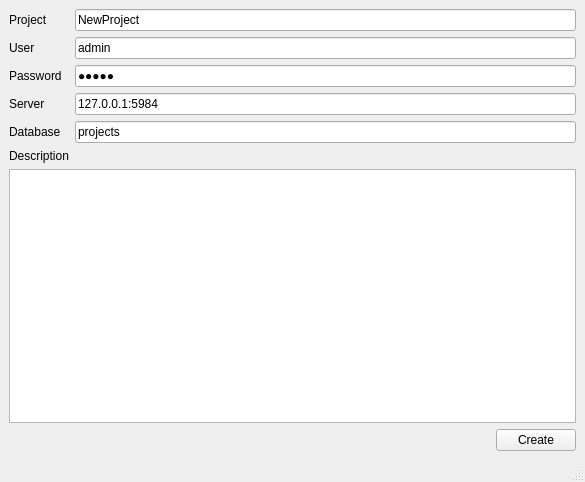
<?xml version="1.0" encoding="UTF-8"?>
<ui version="4.0">
 <class>MainWindow</class>
 <widget class="QMainWindow" name="MainWindow">
  <property name="geometry">
   <rect>
    <x>0</x>
    <y>0</y>
    <width>585</width>
    <height>482</height>
   </rect>
  </property>
  <property name="windowTitle">
   <string>Project creator</string>
  </property>
  <widget class="QWidget" name="centralwidget">
   <layout class="QVBoxLayout" name="verticalLayout_2">
    <item>
     <layout class="QVBoxLayout" name="verticalLayout">
      <item>
       <layout class="QHBoxLayout" name="horizontalLayout">
        <item>
         <widget class="QLabel" name="label_2">
          <property name="minimumSize">
           <size>
            <width>60</width>
            <height>0</height>
           </size>
          </property>
          <property name="text">
           <string>Project</string>
          </property>
         </widget>
        </item>
        <item>
         <widget class="QLineEdit" name="lineEdit">
          <property name="text">
           <string>NewProject</string>
          </property>
         </widget>
        </item>
       </layout>
      </item>
      <item>
       <layout class="QHBoxLayout" name="horizontalLayout_3">
        <item>
         <widget class="QLabel" name="label_3">
          <property name="minimumSize">
           <size>
            <width>60</width>
            <height>0</height>
           </size>
          </property>
          <property name="text">
           <string>User</string>
          </property>
         </widget>
        </item>
        <item>
         <widget class="QLineEdit" name="lineEdit_2">
          <property name="text">
           <string>admin</string>
          </property>
         </widget>
        </item>
       </layout>
      </item>
      <item>
       <layout class="QHBoxLayout" name="horizontalLayout_5">
        <item>
         <widget class="QLabel" name="label_4">
          <property name="minimumSize">
           <size>
            <width>60</width>
            <height>0</height>
           </size>
          </property>
          <property name="text">
           <string>Password</string>
          </property>
         </widget>
        </item>
        <item>
         <widget class="QLineEdit" name="lineEdit_3">
          <property name="text">
           <string>admin</string>
          </property>
          <property name="echoMode">
           <enum>QLineEdit::Password</enum>
          </property>
         </widget>
        </item>
       </layout>
      </item>
      <item>
       <layout class="QHBoxLayout" name="horizontalLayout_6">
        <item>
         <widget class="QLabel" name="label_5">
          <property name="minimumSize">
           <size>
            <width>60</width>
            <height>0</height>
           </size>
          </property>
          <property name="text">
           <string>Server</string>
          </property>
         </widget>
        </item>
        <item>
         <widget class="QLineEdit" name="lineEdit_4">
          <property name="text">
           <string>127.0.0.1:5984</string>
          </property>
         </widget>
        </item>
       </layout>
      </item>
      <item>
       <layout class="QHBoxLayout" name="horizontalLayout_7">
        <item>
         <widget class="QLabel" name="label_6">
          <property name="minimumSize">
           <size>
            <width>60</width>
            <height>0</height>
           </size>
          </property>
          <property name="text">
           <string>Database</string>
          </property>
         </widget>
        </item>
        <item>
         <widget class="QLineEdit" name="lineEdit_5">
          <property name="text">
           <string>projects</string>
          </property>
         </widget>
        </item>
       </layout>
      </item>
      <item>
       <layout class="QVBoxLayout" name="verticalLayout_4">
        <item>
         <widget class="QLabel" name="label">
          <property name="text">
           <string>Description</string>
          </property>
         </widget>
        </item>
        <item>
         <widget class="QPlainTextEdit" name="plainTextEdit"/>
        </item>
       </layout>
      </item>
      <item>
       <layout class="QHBoxLayout" name="horizontalLayout_4">
        <item>
         <spacer name="horizontalSpacer">
          <property name="orientation">
           <enum>Qt::Horizontal</enum>
          </property>
          <property name="sizeHint" stdset="0">
           <size>
            <width>40</width>
            <height>20</height>
           </size>
          </property>
         </spacer>
        </item>
        <item>
         <widget class="QPushButton" name="pushButton">
          <property name="text">
           <string>Create</string>
          </property>
         </widget>
        </item>
       </layout>
      </item>
     </layout>
    </item>
   </layout>
  </widget>
  <widget class="QStatusBar" name="statusbar"/>
 </widget>
 <resources/>
 <connections/>
</ui>
